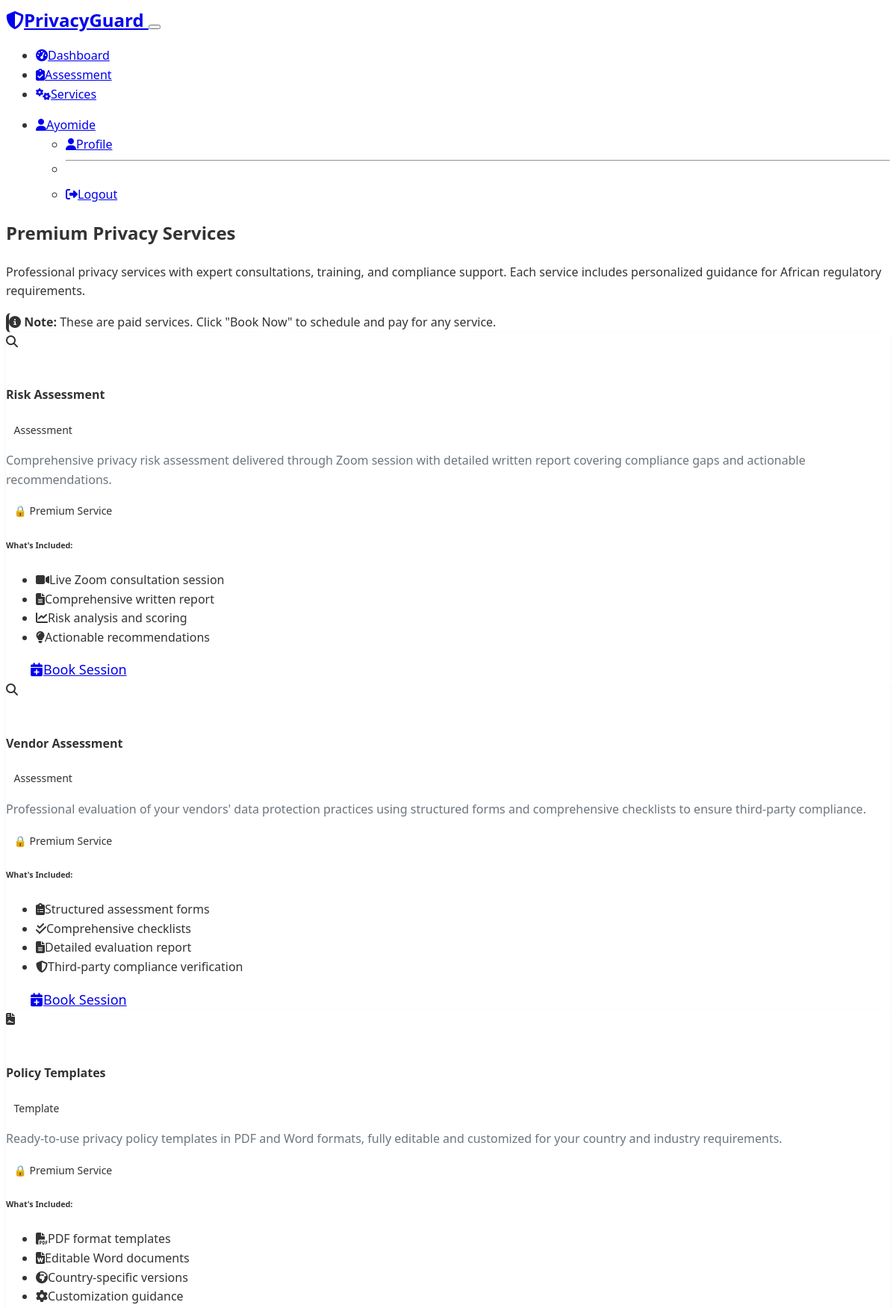
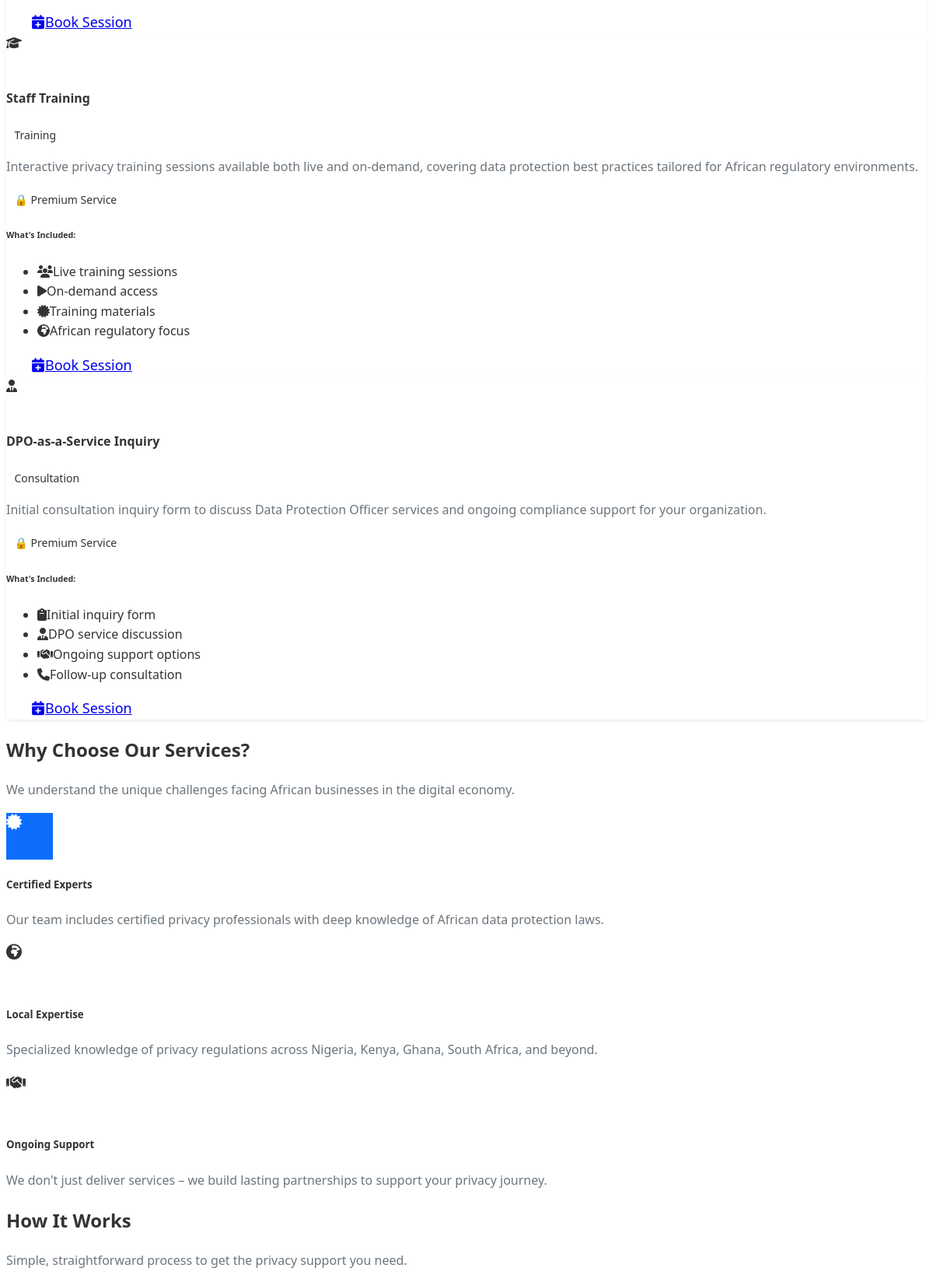
Page /services (signed in, upper part) on the committed database (2 pictures, top to bottom).
### models.py (models this page shows, shortened)
class User(UserMixin, db.Model):
    id = db.Column(db.Integer, primary_key=True)
    username = db.Column(db.String(80), unique=True, nullable=False)
    email = db.Column(db.String(120), unique=True, nullable=False)
    password_hash = db.Column(db.String(256), nullable=False)
    first_name = db.Column(db.String(50))
    last_name = db.Column(db.String(50))
    company = db.Column(db.String(100))
    country = db.Column(db.String(50))
    phone = db.Column(db.String(20))
    newsletter_consent = db.Column(db.Boolean, default=False)
    created_at = db.Column(db.DateTime, default=datetime.utcnow)
    updated_at = db.Column(db.DateTime, default=datetime.utcnow, onupdate=datetime.utcnow)
    assessments = db.relationship('Assessment', backref='user', lazy=True)
    bookings = db.relationship('Booking', backref='user', lazy=True)

class Service(db.Model):
    id = db.Column(db.Integer, primary_key=True)
    name = db.Column(db.String(100), nullable=False)
    description = db.Column(db.Text)
    price = db.Column(db.Float)
    currency = db.Column(db.String(3), default='USD')
    stripe_price_id = db.Column(db.String(100))  # Stripe price ID
    duration_minutes = db.Column(db.Integer)  # For consultation services
    is_active = db.Column(db.Boolean, default=True)
    service_type = db.Column(db.String(50))  # consultation, template, training
    bookings = db.relationship('Booking', backref='service', lazy=True)

### routes.py (the view)
@app.route('/services')
def services():
    if Service.query.count() == 0:
        create_default_services()
    services = Service.query.filter_by(is_active=True).all()
    return render_template('services.html', services=services)

### templates/services.html (shortened to what this page needs)
{% extends "base.html" %}
{% block content %}
<section class="bg-primary text-white py-5">
    <div class="container">
        <div class="row align-items-center">
            <div class="col-lg-8 mx-auto text-center">
                <h1 class="display-5 fw-bold mb-4">Premium Privacy Services</h1>
                <p class="lead mb-4">
                    Professional privacy services with expert consultations, training, and compliance support.
                    Each service includes personalized guidance for African regulatory requirements.
                </p>
                <div class="alert alert-light d-inline-block">
                    <i class="fas fa-info-circle me-2"></i>
                    <strong>Note:</strong> These are paid services. Click "Book Now" to schedule and pay for any service.
                </div>
            </div>
        </div>
    </div>
</section>
<section class="py-5">
    <div class="container">
        {% if services %}
            <div class="row g-4">
                {% for service in services %}
                <div class="col-lg-6">
                    <div class="card border-0 shadow-sm h-100">
                        <div class="card-body p-4">
                            <div class="d-flex align-items-start mb-3">
                                <div class="bg-{% if service.service_type == 'assessment' %}danger{% elif service.service_type == 'template' %}success{% elif service.service_type == 'training' %}info{% elif service.service_type == 'consultation' %}warning{% else %}primary{% endif %} text-white rounded-circle d-flex align-items-center justify-content-center me-3" style="width: 50px; height: 50px; flex-shrink: 0;">
                                    <i class="fas fa-{% if service.service_type == 'assessment' %}search{% elif service.service_type == 'template' %}file-contract{% elif service.service_type == 'training' %}graduation-cap{% elif service.service_type == 'consultation' %}user-tie{% else %}shield-alt{% endif %}"></i>
                                </div>
                                <div class="flex-grow-1">
                                    <h4 class="fw-bold mb-2">{{ service.name }}</h4>
                                    <span class="badge bg-{% if service.service_type == 'assessment' %}danger{% elif service.service_type == 'template' %}success{% elif service.service_type == 'training' %}info{% elif service.service_type == 'consultation' %}warning{% else %}primary{% endif %} mb-2">
                                        {{ service.service_type.title() }}
                                    </span>
                                </div>
                            </div>
                            <p class="text-muted mb-4">{{ service.description }}</p>
                            <div class="mb-4">
                                <span class="badge bg-{% if service.service_type == 'assessment' %}danger{% elif service.service_type == 'template' %}success{% elif service.service_type == 'training' %}info{% elif service.service_type == 'consultation' %}warning{% else %}primary{% endif %} mb-2">
                                    🔒 Premium Service
                                </span>
                            </div>
                            <div class="mb-4">
                                <h6 class="fw-bold mb-2">What's Included:</h6>
                                <ul class="list-unstyled">
                                    {% if service.service_type == 'assessment' and 'Risk' in service.name %}
                                        <li class="mb-1"><i class="fas fa-video text-success me-2"></i>Live Zoom consultation session</li>
                                        <li class="mb-1"><i class="fas fa-file-alt text-success me-2"></i>Comprehensive written report</li>
                                        <li class="mb-1"><i class="fas fa-chart-line text-success me-2"></i>Risk analysis and scoring</li>
                                        <li class="mb-1"><i class="fas fa-lightbulb text-success me-2"></i>Actionable recommendations</li>
                                    {% elif service.service_type == 'assessment' and 'Vendor' in service.name %}
                                        <li class="mb-1"><i class="fas fa-clipboard-list text-success me-2"></i>Structured assessment forms</li>
                                        <li class="mb-1"><i class="fas fa-check-double text-success me-2"></i>Comprehensive checklists</li>
                                        <li class="mb-1"><i class="fas fa-file-alt text-success me-2"></i>Detailed evaluation report</li>
                                        <li class="mb-1"><i class="fas fa-shield-alt text-success me-2"></i>Third-party compliance verification</li>
                                    {% elif service.service_type == 'template' %}
                                        <li class="mb-1"><i class="fas fa-file-pdf text-success me-2"></i>PDF format templates</li>
                                        <li class="mb-1"><i class="fas fa-file-word text-success me-2"></i>Editable Word documents</li>
                                        <li class="mb-1"><i class="fas fa-globe-africa text-success me-2"></i>Country-specific versions</li>
                                        <li class="mb-1"><i class="fas fa-cog text-success me-2"></i>Customization guidance</li>
                                    {% elif service.service_type == 'training' %}
                                        <li class="mb-1"><i class="fas fa-users text-success me-2"></i>Live training sessions</li>
                                        <li class="mb-1"><i class="fas fa-play text-success me-2"></i>On-demand access</li>
                                        <li class="mb-1"><i class="fas fa-certificate text-success me-2"></i>Training materials</li>
                                        <li class="mb-1"><i class="fas fa-globe-africa text-success me-2"></i>African regulatory focus</li>
                                    {% elif service.service_type == 'consultation' %}
                                        <li class="mb-1"><i class="fas fa-clipboard text-success me-2"></i>Initial inquiry form</li>
                                        <li class="mb-1"><i class="fas fa-user-tie text-success me-2"></i>DPO service discussion</li>
                                        <li class="mb-1"><i class="fas fa-handshake text-success me-2"></i>Ongoing support options</li>
                                        <li class="mb-1"><i class="fas fa-phone text-success me-2"></i>Follow-up consultation</li>
                                    {% endif %}
                                </ul>
                            </div>
                            <div class="d-grid">
                                {% if current_user.is_authenticated %}
                                    <a href="{{ url_for('booking', service_id=service.id) }}"
                                       class="btn btn-{% if service.service_type == 'assessment' %}danger{% elif service.service_type == 'template' %}success{% elif service.service_type == 'training' %}info{% elif service.service_type == 'consultation' %}warning{% else %}primary{% endif %} btn-lg">
                                        <i class="fas fa-calendar-plus me-2"></i>Book Session
                                    </a>
                                {% endif %}
                            </div>
                        </div>
                    </div>
                </div>
                {% endfor %}
            </div>
        {% endif %}
    </div>
</section>
<section class="py-5">
    <div class="container">
        <div class="row text-center mb-5">
            <div class="col-lg-8 mx-auto">
                <h2 class="fw-bold mb-3">Why Choose Our Services?</h2>
                <p class="text-muted">We understand the unique challenges facing African businesses in the digital economy.</p>
            </div>
        </div>
        <div class="row g-4">
            <div class="col-md-4">
                <div class="text-center p-4">
                    <div class="bg-primary text-white rounded-circle d-inline-flex align-items-center justify-content-center mb-3" style="width: 60px; height: 60px;">
                        <i class="fas fa-certificate fa-lg"></i>
                    </div>
                    <h5 class="fw-bold mb-3">Certified Experts</h5>
                    <p class="text-muted">Our team includes certified privacy professionals with deep knowledge of African data protection laws.</p>
                </div>
            </div>
            <div class="col-md-4">
                <div class="text-center p-4">
                    <div class="bg-success text-white rounded-circle d-inline-flex align-items-center justify-content-center mb-3" style="width: 60px; height: 60px;">
                        <i class="fas fa-globe-africa fa-lg"></i>
                    </div>
                    <h5 class="fw-bold mb-3">Local Expertise</h5>
                    <p class="text-muted">Specialized knowledge of privacy regulations across Nigeria, Kenya, Ghana, South Africa, and beyond.</p>
                </div>
            </div>
            <div class="col-md-4">
                <div class="text-center p-4">
                    <div class="bg-info text-white rounded-circle d-inline-flex align-items-center justify-content-center mb-3" style="width: 60px; height: 60px;">
                        <i class="fas fa-handshake fa-lg"></i>
                    </div>
                    <h5 class="fw-bold mb-3">Ongoing Support</h5>
                    <p class="text-muted">We don't just deliver services – we build lasting partnerships to support your privacy journey.</p>
                </div>
            </div>
        </div>
    </div>
</section>
<section class="py-5">
    <div class="container">
        <div class="row text-center mb-5">
            <div class="col-lg-8 mx-auto">
                <h2 class="fw-bold mb-3">How It Works</h2>
                <p class="text-muted">Simple, straightforward process to get the privacy support you need.</p>
            </div>
        </div>
    </div>
</section>
{% endblock %}

### templates/base.html (shortened to what this page needs)
<!DOCTYPE html>
<html lang="en" data-bs-theme="dark">
<head>
    <link href="https://cdn.replit.com/agent/bootstrap-agent-dark-theme.min.css" rel="stylesheet">
    <link rel="stylesheet" href="https://cdnjs.cloudflare.com/ajax/libs/font-awesome/6.4.0/css/all.min.css">
    <link rel="stylesheet" href="{{ url_for('static', filename='css/style.css') }}">
</head>
<body>
    <nav class="navbar navbar-expand-lg navbar-dark bg-primary">
        <div class="container">
            <a class="navbar-brand fw-bold" href="{{ url_for('index') }}">
                <i class="fas fa-shield-alt me-2"></i>PrivacyGuard
            </a>
            <button class="navbar-toggler" type="button" data-bs-toggle="collapse" data-bs-target="#navbarNav">
            </button>
            <div class="collapse navbar-collapse" id="navbarNav">
                <ul class="navbar-nav me-auto">
                    {% if current_user.is_authenticated %}
                        <li class="nav-item">
                            <a class="nav-link" href="{{ url_for('dashboard') }}">
                                <i class="fas fa-tachometer-alt me-1"></i>Dashboard
                            </a>
                        </li>
                        <li class="nav-item">
                            <a class="nav-link" href="{{ url_for('assessment') }}">
                                <i class="fas fa-clipboard-check me-1"></i>Assessment
                            </a>
                        </li>
                    {% endif %}
                    <li class="nav-item">
                        <a class="nav-link" href="{{ url_for('services') }}">
                            <i class="fas fa-cogs me-1"></i>Services
                        </a>
                    </li>
                </ul>
                <ul class="navbar-nav">
                    {% if current_user.is_authenticated %}
                        <li class="nav-item dropdown">
                            <a class="nav-link dropdown-toggle" href="#" role="button" data-bs-toggle="dropdown">
                                <i class="fas fa-user me-1"></i>{{ current_user.first_name or current_user.username }}
                            </a>
                            <ul class="dropdown-menu">
                                <li><a class="dropdown-item" href="{{ url_for('dashboard') }}">
                                    <i class="fas fa-user me-2"></i>Profile
                                </a></li>
                                <li><hr class="dropdown-divider"></li>
                                <li><a class="dropdown-item" href="{{ url_for('logout') }}">
                                    <i class="fas fa-sign-out-alt me-2"></i>Logout
                                </a></li>
                            </ul>
                        </li>
                    {% endif %}
                </ul>
            </div>
        </div>
    </nav>
    <main>
        {% block content %}{% endblock %}
    </main>
</body>
</html>

### rows in the picture
User: first_name "Ayomide"
Service: name "Risk Assessment", service_type "Assessment", description "Comprehensive privacy risk assessment delivered through Zoom session with detailed written report covering compliance gaps and actionable recommendations.", shows "Live Zoom consultation session"
Service: name "Vendor Assessment", service_type "Assessment", description "Professional evaluation of your vendors' data protection practices using structured forms and comprehensive checklists to ensure third-party compliance.", shows "Structured assessment forms"
Service: name "Policy Templates", service_type "Template", description "Ready-to-use privacy policy templates in PDF and Word formats, fully editable and customized for your country and industry requirements.", shows "PDF format templates"
Service: name "Staff Training", service_type "Training", description "Interactive privacy training sessions available both live and on-demand, covering data protection best practices tailored for African regulatory environments.", shows "Live training sessions"
Service: name "DPO-as-a-Service Inquiry", service_type "Consultation", description "Initial consultation inquiry form to discuss Data Protection Officer services and ongoing compliance support for your organization.", shows "Initial inquiry form"
